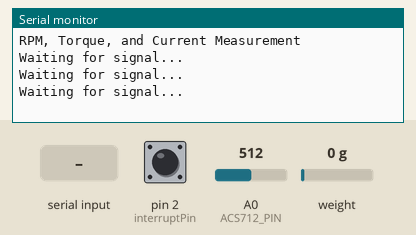
The sketch below on a simulated Arduino Uno, built with avr-gcc and run on an emulated ATmega328P. On the bench: the last lines printed to the serial monitor. Inputs (shaded band) come from the test bench; at power-on: pin 2 (interruptPin) HIGH, weight on the scale 0 g, A0 (ACS712_PIN) = 512.

Above: at 2.2 s.
2.3 s: pin 2 (interruptPin) pulled LOW for 0.15 s
At 2.81 s:
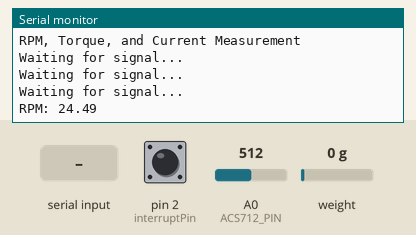
4.5 s: "r" received over Serial
7.5 s: "t" received over Serial
At 8.3 s:
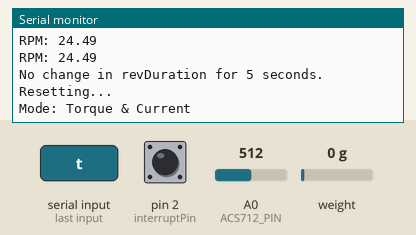
10.0 s: weight on the scale set to 100 g
At 11.1 s:
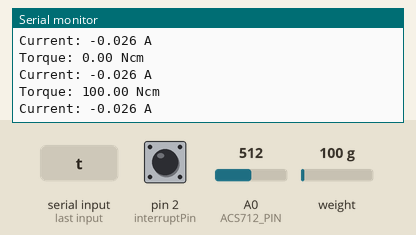
11.5 s: A0 (ACS712_PIN) set to 716
At 11.9 s:
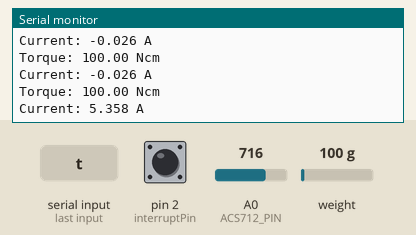
13.0 s: weight on the scale set to 1250 g
At 14.3 s:
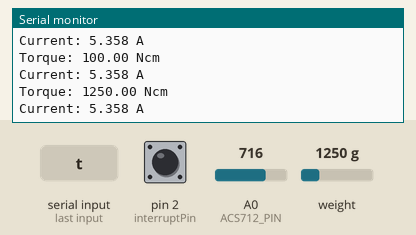
Timing chart, 0 to 15.5 s (numbered marks = the images above; inputs shaded):
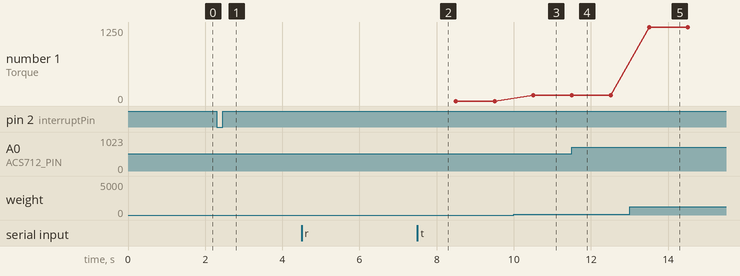

Measured:
- after the input at 2.3 s, the serial monitor: prints a new line after 0.20 s (image 1)
- after the input at 7.5 s, the serial monitor: prints a new line at once (image 2)
- after the input at 10.0 s, the serial monitor: prints a new line after 0.50 s (image 3)
- after the input at 11.5 s, the serial monitor: prints a new line at once (image 4)
- after the input at 13.0 s, the serial monitor: prints a new line after 0.51 s (image 5)
- plotted number 1: 0 → 100 after the input at 10.0 s, 100 → 1250 after the input at 13.0 s

The sketch:

Dynamometer.ino
```cpp
#include "HX711.h"

#define interruptPin 2 // Pin connected to the RPM signal
#define LOADCELL_DOUT_PIN 4
#define LOADCELL_SCK_PIN 3
#define ACS712_PIN A0

// Tuning multiplier for the loadcell
#define MULTIPLIER 2280.f
// ACS712 calibration values
#define ACS712_OFFSET 513 // Adjust based on your sensor (e.g., 512 for 5V/10-bit ADC)
#define ACS712_SENSITIVITY 0.185 // Sensitivity in V/A (e.g., 185mV/A for 5A module)

// Create an HX711 object
HX711 scale;

volatile unsigned long isrMicros;  // Timestamp of the last interrupt
volatile unsigned long isrCount;   // Number of interrupts detected
volatile bool newIsrMicros = false; // Flag for new data from ISR

unsigned long revMicros;      // Last recorded timestamp
unsigned long prevRevMicros;  // Previous timestamp
unsigned long revDuration;    // Time between revolutions
unsigned long revCount;       // Copy of isrCount for main loop

unsigned long prevDisplayMillis; // Timestamp for display updates
unsigned long displayInterval = 1000; // Update interval (1 second)

unsigned long lastRevUpdateMillis; // Timestamp of the last revDuration update
unsigned long resetInterval = 5000; // Time threshold to reset everything (5 seconds)

// Debounce variables
unsigned long lastInterruptMicros = 0; // Last interrupt time (in micros)
unsigned long debounceDelay = 10;      // Debounce delay (in microseconds)

// Timing for sensor readings
unsigned long lastSensorReadingMillis = 0;
unsigned long sensorReadingInterval = 500; // 500ms interval for sensor readings

int mode = 0; // 0 = RPM, 1 = Torque & Current

void setup() {
  Serial.begin(115200);
  Serial.println("RPM, Torque, and Current Measurement");

  pinMode(interruptPin, INPUT_PULLUP); // Interrupt pin with pull-up resistor
  isrCount = 0;
  attachInterrupt(digitalPinToInterrupt(interruptPin), revDetectorISR, RISING);
  lastRevUpdateMillis = millis(); // Initialize lastRevUpdateMillis

  // Initialize the load cell
  scale.begin(LOADCELL_DOUT_PIN, LOADCELL_SCK_PIN);

  // Adjust this value based on your calibration
  scale.set_scale(MULTIPLIER);
  scale.tare(); // Tare the scale at startup
}

void loop() {
  getIsrData();

  // Check if revDuration has not changed in 5 seconds
  if (millis() - lastRevUpdateMillis >= resetInterval && revCount > 0) { // Prevent reset if no pulses detected
    resetData(); // Reset all variables
  }

  // Read the sensors at intervals (non-blocking)
  if (millis() - lastSensorReadingMillis >= sensorReadingInterval) {
    lastSensorReadingMillis = millis();

    // Change mode based on user input
    if (Serial.available()) {
      char input = Serial.read(); // Read serial input
      if (input == 'r') {
        mode = 0;  // Set mode to RPM
        Serial.println("Mode: RPM");
      } else if (input == 't') {
        mode = 1;  // Set mode to Torque and Current
        Serial.println("Mode: Torque & Current");
      }
    }

    // Measure based on current mode
    if (mode == 0) {
      measureRPM();  // Measure RPM only
    } else if (mode == 1) {
      measureTorqueAndCurrent();  // Measure Torque and Current
    }
  }
}

// Retrieve ISR data safely
void getIsrData() {
  if (newIsrMicros) {
    prevRevMicros = revMicros; // Save the previous timestamp
    noInterrupts(); // Disable interrupts while accessing shared data
    revMicros = isrMicros;    // Update the current timestamp
    revCount = isrCount;      // Copy the count
    newIsrMicros = false;     // Reset the flag
    interrupts(); // Re-enable interrupts
    revDuration = revMicros - prevRevMicros; // Calculate revolution duration

    // Update lastRevUpdateMillis since revDuration was updated
    lastRevUpdateMillis = millis();
  }
}

// Measure RPM and display
void measureRPM() {
  if (revDuration > 0) {
    float rpm = 60000000.0 / revDuration; // Convert duration to RPM
    Serial.print("RPM: ");
    Serial.println(rpm);
  } else {
    Serial.println("Waiting for signal...");
  }
}

// Measure Torque and Current
void measureTorqueAndCurrent() {
  // Read the weight from the load cell
  float weight = scale.get_units(10); // Average of 10 readings
  // Print the calculated torque to the Serial Monitor
  Serial.print("Torque: ");
  Serial.print(weight);
  Serial.println(" Ncm"); // Change to other units as needed

  // Read the current from the ACS712
  int rawADC = analogRead(ACS712_PIN); // Raw ADC value
  float voltage = (rawADC / 1024.0) * 5.0; // Convert ADC value to voltage (assuming 5V ADC reference)
  float current = (voltage - (ACS712_OFFSET / 1024.0) * 5.0) / ACS712_SENSITIVITY; // Calculate current in Amperes

  // Print the calculated current to the Serial Monitor
  Serial.print("Current: ");
  Serial.print(current, 3); // Print with 3 decimal places
  Serial.println(" A");
}

// Interrupt Service Routine with Debounce Logic
void revDetectorISR() {
  unsigned long currentMicros = micros(); // Get current time (in microseconds)

  // Only process the interrupt if enough time has passed since the last one
  if (currentMicros - lastInterruptMicros >= debounceDelay) {
    isrMicros = micros(); // Record the time of the interrupt
    isrCount++;           // Increment the count
    newIsrMicros = true;  // Set the flag to indicate new data

    lastInterruptMicros = currentMicros; // Update the last interrupt time
  }
}

// Reset all variables and start over
void resetData() {
  Serial.println("No change in revDuration for 5 seconds. Resetting...");

  // Reset variables
  revMicros = 0;
  prevRevMicros = 0;
  revDuration = 0;
  revCount = 0;
  lastRevUpdateMillis = millis(); // Reset the timer for the next update

  // Optionally, you could also reset ISR counters, depending on your needs
  isrMicros = 0;
  isrCount = 0;
  newIsrMicros = false;
}
```
